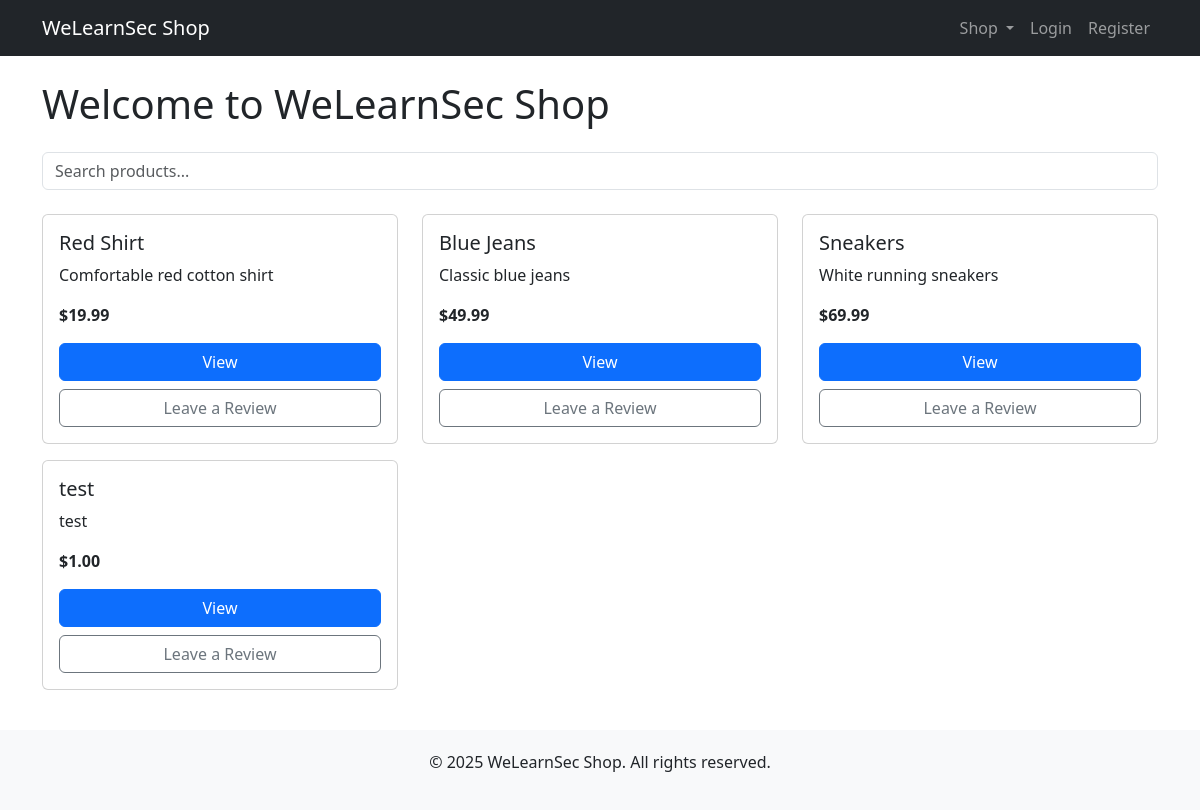
The page / on the database its author committed.
### tables this page shows
CREATE TABLE `products` (
  `id` int(11) NOT NULL,
  `name` varchar(100) DEFAULT NULL,
  `description` text DEFAULT NULL,
  `price` decimal(10,2) DEFAULT NULL,
  `stock` int(11) DEFAULT 0,
  `likes` int(11) DEFAULT 0
);

### index.php (the view, shortened to what this page needs)
<?php
require_once 'includes/config.php';
$search = $_GET['search'] ?? '';
$sql = "SELECT * FROM products WHERE name LIKE '%$search%'";
$result = $conn->query($sql);
?>
<!DOCTYPE html>
<html lang="en">
<head>
  <link href="https://cdn.jsdelivr.net/npm/bootstrap@5.3.0/dist/css/bootstrap.min.css" rel="stylesheet">
</head>
<body>
      <?php include 'includes/navbar.php'; ?>
  <div class="container mt-4">
    <h1 class="mb-4">Welcome to WeLearnSec Shop</h1>
    <form method="get" class="mb-4">
      <input type="text" name="search" class="form-control" placeholder="Search products..." value="<?=htmlspecialchars($search)?>">
    </form>
    <div class="row">
      <?php while($row = $result->fetch_assoc()): ?>
        <div class="col-md-4 mb-3">
          <div class="card product-card">
            <div class="card-body d-flex flex-column justify-content-between">
              <h5 class="card-title"><?=htmlspecialchars($row['name'])?></h5>
              <p class="card-text"><?=htmlspecialchars($row['description'])?></p>
              <p class="card-text"><strong>$<?=number_format($row['price'],2)?></strong></p>
             <a href="product.php?id=<?=$row['id']?>" class="btn btn-primary mt-auto mb-2">View</a>
<a href="reviews.php?id=<?=$row['id']?>" class="btn btn-outline-secondary">Leave a Review</a>
            </div>
          </div>
        </div>
      <?php endwhile; ?>
    </div>
  </div>
     <?php include 'includes/footer.php'; ?>
</body>
</html>

### index.php (style rules this page uses)
.product-card { height: 100%; }

### rows shown on the page
products: name "Red Shirt", description "Comfortable red cotton shirt", price "19.99"
products: name "Blue Jeans", description "Classic blue jeans", price "49.99"
products: name "Sneakers", description "White running sneakers", price "69.99"
products: name "test", description "test", price "1.00"
